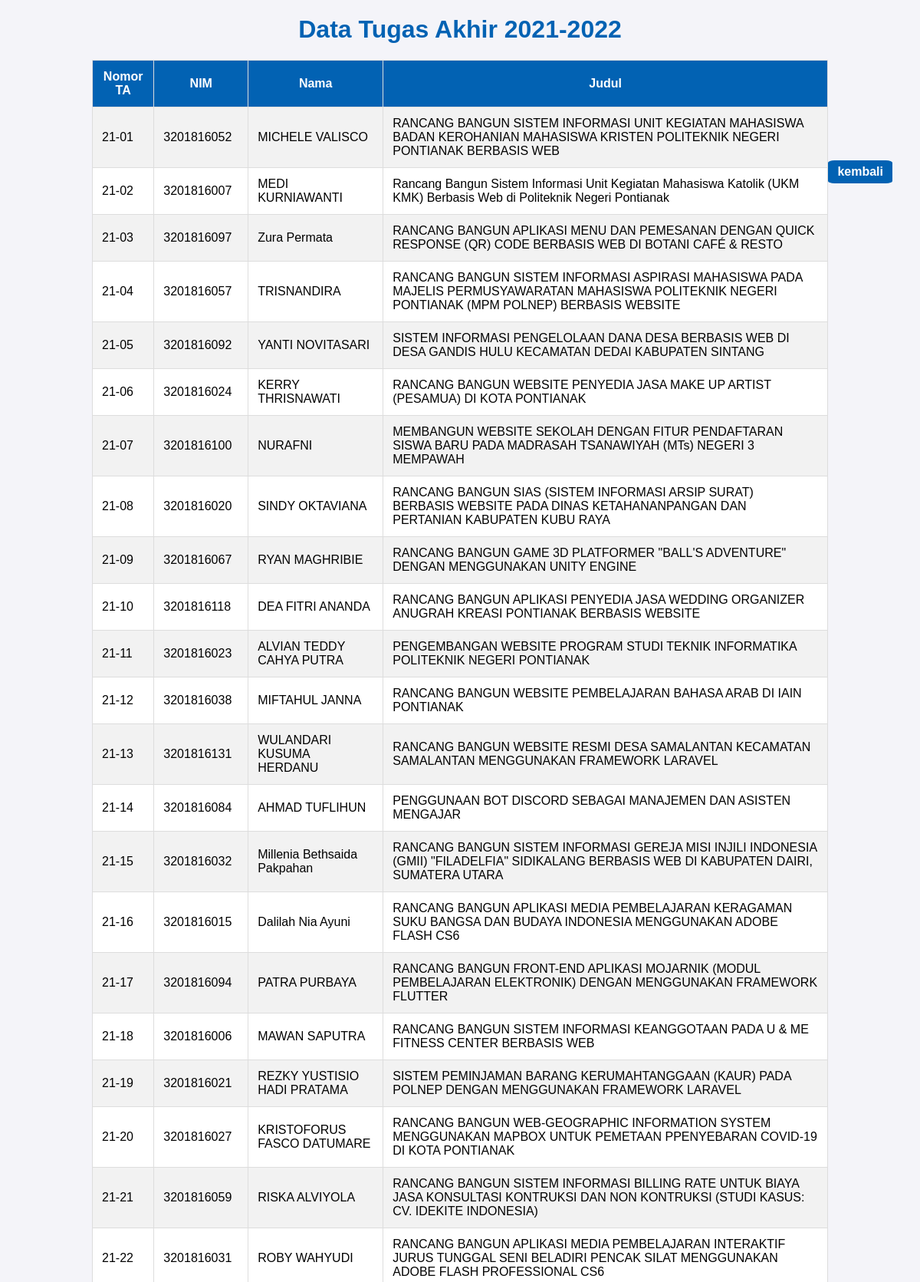
Screenshot of /lihat/ (upper part) with the database file from the repository.
### pencarian/models.py (models this page shows, shortened)
class TugasAkhir(models.Model):
    no_ta = models.CharField(max_length=10)
    nim = models.CharField(max_length=15)
    nama = models.CharField(max_length=100)
    judul = models.TextField()

### pencarian/views.py (the view)
# urls.py: path('lihat/', views.lihat_data, name='lihat_data'),
def lihat_data(request):
    data = TugasAkhir.objects.all()
    return render(request, 'lihat_data.html', {'data': data})

### pencarian/templates/lihat_data.html (shortened to what this page needs)
<!DOCTYPE html>
<html lang="en">
<head>
</head>
<body>
    <a href="{% url 'home' %}" class="back-link">kembali</a>
    <h1>Data Tugas Akhir 2021-2022</h1>
    <table>
        <tr>
            <th>Nomor TA</th>
            <th>NIM</th>
            <th>Nama</th>
            <th>Judul</th>
        </tr>
        {% for item in data %}
        <tr>
            <td>{{ item.no_ta }}</td>
            <td>{{ item.nim }}</td>
            <td>{{ item.nama }}</td>
            <td>{{ item.judul }}</td>
        </tr>
        {% endfor %}
    </table>
</body>
</html>

### pencarian/templates/lihat_data.html (style rules this page uses)
body { font-family: Arial, sans-serif; background-color: #f4f4f9; margin: 0; padding: 0; }
h1 { text-align: center; margin-top: 20px; color: #0262b3; }
table { width: 80%; margin: 20px auto; border-collapse: collapse; background-color: #fff; }
th, td { padding: 12px; text-align: left; border: 1px solid #ddd; }
th { background-color: #0262b3; color: white; text-align: center; }
tr:nth-child(even) { background-color: #f2f2f2; }
.back-link { position: absolute; top: 3%; right: 3%; text-decoration: none; background-color: #0262b3; color: white; padding: 0.5% 1%; border-radius: 10%; font-size: 100%; font-weight: bold; text-align: center; }

### rows the page displays
TugasAkhir: no_ta "21-01", nim "3201816052", nama "MICHELE VALISCO", judul "RANCANG BANGUN SISTEM INFORMASI UNIT KEGIATAN MAHASISWA BADAN KEROHANIAN MAHASISWA KRISTEN POLITEKNIK NEGERI PONTIANAK BERBASIS WEB"
TugasAkhir: no_ta "21-02", nim "3201816007", nama "MEDI KURNIAWANTI", judul "Rancang Bangun Sistem Informasi Unit Kegiatan Mahasiswa Katolik (UKM KMK) Berbasis Web di Politeknik Negeri Pontianak"
TugasAkhir: no_ta "21-03", nim "3201816097", nama "Zura Permata", judul "RANCANG BANGUN APLIKASI MENU DAN PEMESANAN DENGAN QUICK RESPONSE (QR) CODE BERBASIS WEB DI BOTANI CAFÉ & RESTO"
TugasAkhir: no_ta "21-04", nim "3201816057", nama "TRISNANDIRA", judul "RANCANG BANGUN SISTEM INFORMASI ASPIRASI MAHASISWA PADA MAJELIS PERMUSYAWARATAN MAHASISWA POLITEKNIK NEGERI PONTIANAK (MPM POLNEP) BERBASIS WEBSITE"
TugasAkhir: no_ta "21-05", nim "3201816092", nama "YANTI NOVITASARI", judul "SISTEM INFORMASI PENGELOLAAN DANA DESA BERBASIS WEB DI DESA GANDIS HULU KECAMATAN DEDAI KABUPATEN SINTANG"
TugasAkhir: no_ta "21-06", nim "3201816024", nama "KERRY THRISNAWATI", judul "RANCANG BANGUN WEBSITE PENYEDIA JASA MAKE UP ARTIST (PESAMUA) DI KOTA PONTIANAK"
TugasAkhir: no_ta "21-07", nim "3201816100", nama "NURAFNI", judul "MEMBANGUN WEBSITE SEKOLAH DENGAN FITUR PENDAFTARAN SISWA BARU PADA MADRASAH TSANAWIYAH (MTs) NEGERI 3 MEMPAWAH"
TugasAkhir: no_ta "21-08", nim "3201816020", nama "SINDY OKTAVIANA", judul "RANCANG BANGUN SIAS (SISTEM INFORMASI ARSIP SURAT) BERBASIS WEBSITE PADA DINAS KETAHANANPANGAN DAN PERTANIAN KABUPATEN KUBU RAYA"
TugasAkhir: no_ta "21-09", nim "3201816067", nama "RYAN MAGHRIBIE", judul "RANCANG BANGUN GAME 3D PLATFORMER \"BALL'S ADVENTURE\" DENGAN MENGGUNAKAN UNITY ENGINE"
TugasAkhir: no_ta "21-10", nim "3201816118", nama "DEA FITRI ANANDA", judul "RANCANG BANGUN APLIKASI PENYEDIA JASA WEDDING ORGANIZER ANUGRAH KREASI PONTIANAK BERBASIS WEBSITE"
TugasAkhir: no_ta "21-11", nim "3201816023", nama "ALVIAN TEDDY CAHYA PUTRA", judul "PENGEMBANGAN WEBSITE PROGRAM STUDI TEKNIK INFORMATIKA POLITEKNIK NEGERI PONTIANAK"
TugasAkhir: no_ta "21-12", nim "3201816038", nama "MIFTAHUL JANNA", judul "RANCANG BANGUN WEBSITE PEMBELAJARAN BAHASA ARAB DI IAIN PONTIANAK"
TugasAkhir: no_ta "21-13", nim "3201816131", nama "WULANDARI KUSUMA HERDANU", judul "RANCANG BANGUN WEBSITE RESMI DESA SAMALANTAN KECAMATAN SAMALANTAN MENGGUNAKAN FRAMEWORK LARAVEL"
TugasAkhir: no_ta "21-14", nim "3201816084", nama "AHMAD TUFLIHUN", judul "PENGGUNAAN BOT DISCORD SEBAGAI MANAJEMEN DAN ASISTEN MENGAJAR"
TugasAkhir: no_ta "21-15", nim "3201816032", nama "Millenia Bethsaida Pakpahan", judul "RANCANG BANGUN SISTEM INFORMASI GEREJA MISI INJILI INDONESIA (GMII) \"FILADELFIA\" SIDIKALANG BERBASIS WEB DI KABUPATEN DAIRI, SUMATERA UTARA"
TugasAkhir: no_ta "21-16", nim "3201816015", nama "Dalilah Nia Ayuni", judul "RANCANG BANGUN APLIKASI MEDIA PEMBELAJARAN KERAGAMAN SUKU BANGSA DAN BUDAYA INDONESIA MENGGUNAKAN ADOBE FLASH CS6"
TugasAkhir: no_ta "21-17", nim "3201816094", nama "PATRA PURBAYA", judul "RANCANG BANGUN FRONT-END APLIKASI MOJARNIK (MODUL PEMBELAJARAN ELEKTRONIK) DENGAN MENGGUNAKAN FRAMEWORK FLUTTER"
TugasAkhir: no_ta "21-18", nim "3201816006", nama "MAWAN SAPUTRA", judul "RANCANG BANGUN SISTEM INFORMASI KEANGGOTAAN PADA U & ME FITNESS CENTER BERBASIS WEB"
TugasAkhir: no_ta "21-19", nim "3201816021", nama "REZKY YUSTISIO HADI PRATAMA", judul "SISTEM PEMINJAMAN BARANG KERUMAHTANGGAAN (KAUR) PADA POLNEP DENGAN MENGGUNAKAN FRAMEWORK LARAVEL"
TugasAkhir: no_ta "21-20", nim "3201816027", nama "KRISTOFORUS FASCO DATUMARE", judul "RANCANG BANGUN WEB-GEOGRAPHIC INFORMATION SYSTEM MENGGUNAKAN MAPBOX UNTUK PEMETAAN PPENYEBARAN COVID-19 DI KOTA PONTIANAK"
TugasAkhir: no_ta "21-21", nim "3201816059", nama "RISKA ALVIYOLA", judul "RANCANG BANGUN SISTEM INFORMASI BILLING RATE UNTUK BIAYA JASA KONSULTASI KONTRUKSI DAN NON KONTRUKSI (STUDI KASUS: CV. IDEKITE INDONESIA)"
TugasAkhir: no_ta "21-22", nim "3201816031", nama "ROBY WAHYUDI", judul "RANCANG BANGUN APLIKASI MEDIA PEMBELAJARAN INTERAKTIF JURUS TUNGGAL SENI BELADIRI PENCAK SILAT MENGGUNAKAN ADOBE FLASH PROFESSIONAL CS6"
